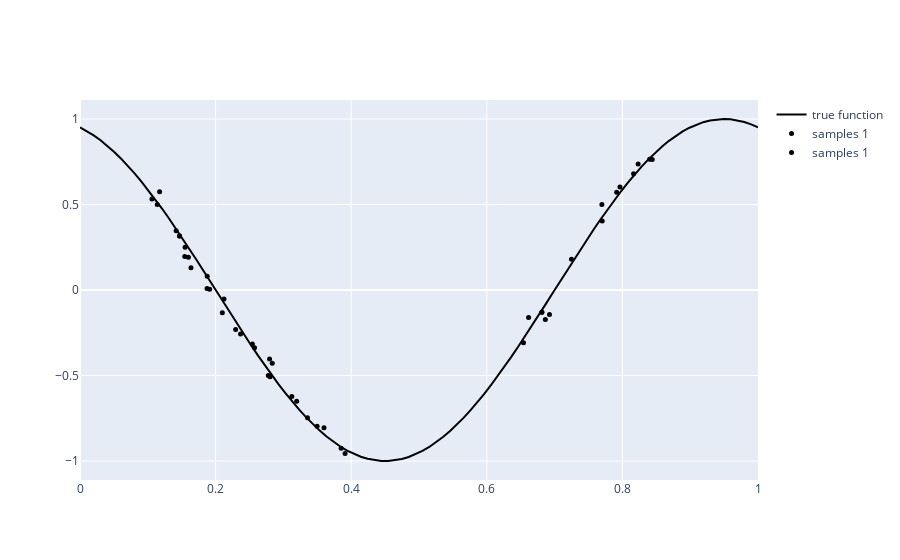

This figure's notebook cell:
### Code cell
# Plot the result
fig = go.FigureWidget()


fig.add_scatter(x=x, y=y, mode='lines',
                  line={'color':'black'},
                  name='true function', showlegend=True)
fig.add_scatter(x=s1_x, y=s1_y, mode='markers',
                  marker={'symbol':'circle', 'color':'black', 'size':5},
                  name='samples 1', showlegend=True)
fig.add_scatter(x=s2_x, y=s2_y, mode='markers',
                  marker={'symbol':'circle', 'color':'black', 'size':5},
                  name='samples 1', showlegend=True)

#fig.update_layout(xaxis={'range':[0,1]},
#                  yaxis={'range':[0,1]}
#                  )

fig.show()
